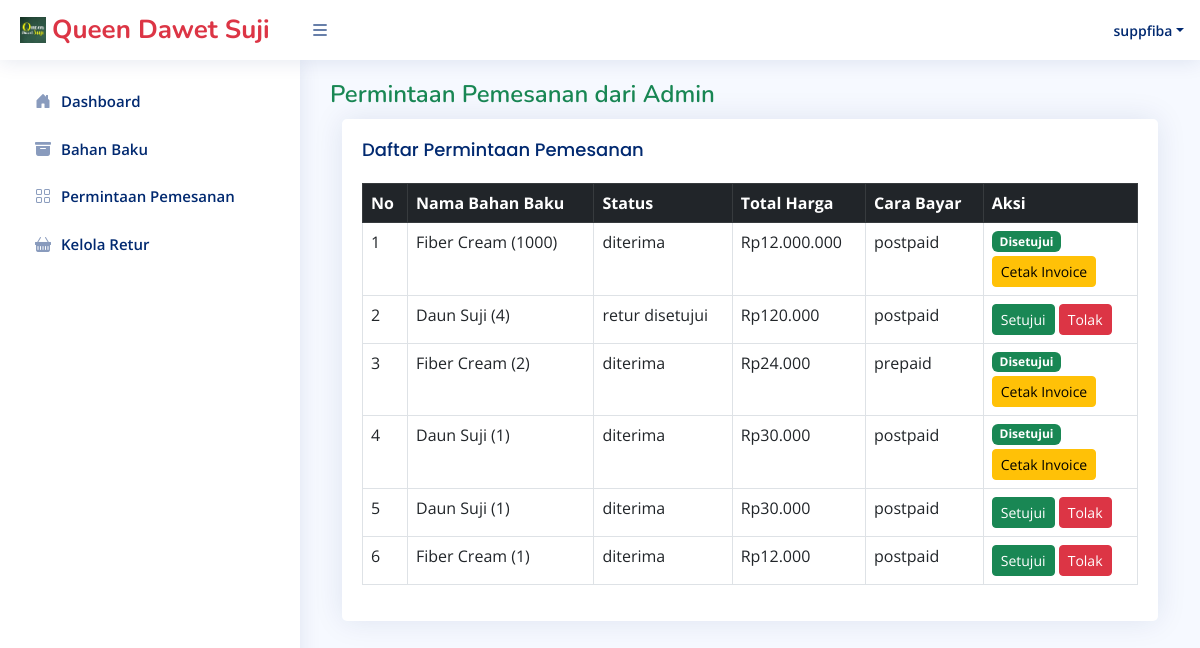
The app's page /Supplier/permintaanPemesanan.php (signed in), older data.
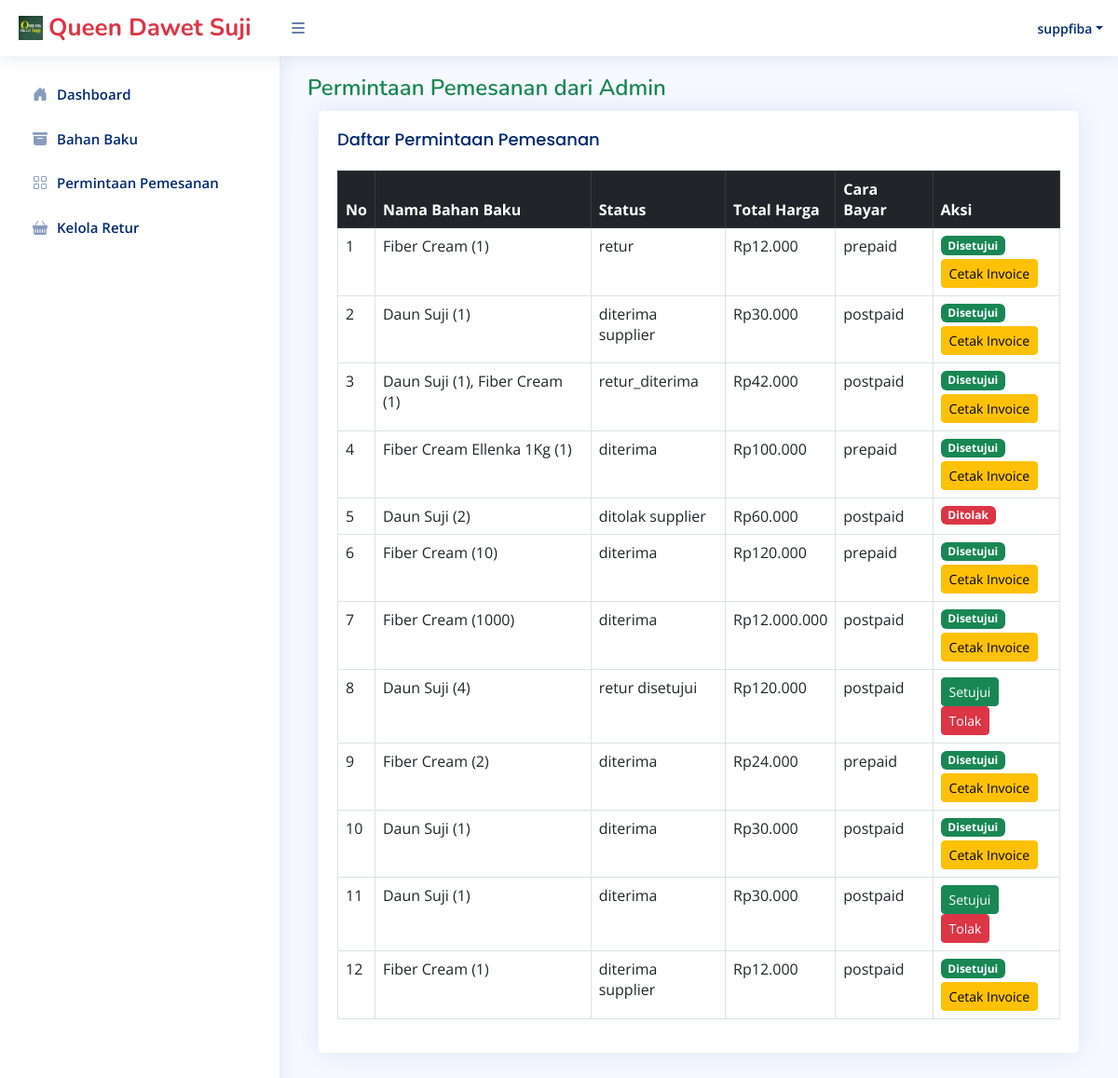
The same page, newer data.
### tables this page shows
CREATE TABLE `transaksi_pembelian` (
  `idTransaksi` varchar(20) NOT NULL,
  `id_supplier` int DEFAULT NULL,
  `tanggal` datetime NOT NULL DEFAULT CURRENT_TIMESTAMP,
  `statusTransaksi` varchar(50) DEFAULT 'menunggu supplier',
  `totalHarga` double DEFAULT NULL,
  `caraBayar` enum('postpaid','prepaid') DEFAULT NULL,
  `bank` varchar(50) DEFAULT NULL,
  `aksi` varchar(20) DEFAULT 'menunggu supplier',
  `statusSupplier` enum('menunggu','menyetujui','menolak') DEFAULT 'menunggu'
);

### Supplier/permintaanPemesanan.php (the view, shortened to what this page needs)
<?php
require 'supplierControl.php';
require 'template/headerSupplier.php';
$idSupplier = $_SESSION['id_supplier'];
$query = "
  SELECT tp.*, s.nama_supplier,
    GROUP_CONCAT(CONCAT(bb.nama_bahan, ' (', dtp.qty, ')') SEPARATOR ', ') AS namaBahanBaku
  FROM transaksi_pembelian tp
  JOIN supplier s ON tp.id_supplier = s.id_supplier
  JOIN detail_transaksi_pembelian dtp ON tp.idTransaksi = dtp.idTransaksi
  JOIN bahan_baku bb ON dtp.id_bahan = bb.id_bahan
  WHERE tp.id_supplier = '$idSupplier'
  GROUP BY tp.idTransaksi
  ORDER BY tp.tanggal DESC
";
$result = mysqli_query($connect, $query);
$transaksi = [];
if ($result) {
    while ($row = mysqli_fetch_assoc($result)) {
        $transaksi[] = $row;
    }
}
?>
<main id="main" class="main">
    <div class="pagetitle">
        <h1 class="text-success">Permintaan Pemesanan dari Admin</h1>
    </div>
    <section class="section dashboard container">
        <div class="card">
            <div class="card-body table-responsive">
                <h5 class="card-title">Daftar Permintaan Pemesanan</h5>
                <table class="table table-bordered table-hover">
                    <thead class="table-dark">
                        <tr>
                            <th>No</th>
                            <th>Nama Bahan Baku</th>
                            <th>Status</th>
                            <th>Total Harga</th>
                            <th>Cara Bayar</th>
                            <th>Aksi</th>
                        </tr>
                    </thead>
                    <tbody>
                        <?php if (!empty($transaksi)) : ?>
                            <?php $no = 1; foreach ($transaksi as $tr) : ?>
                                <tr>
                                    <td><?= $no++; ?></td>
                                    <td><?= htmlspecialchars($tr['namaBahanBaku']); ?></td>
                                    <td><?= htmlspecialchars($tr['statusTransaksi']); ?></td>
                                    <td>Rp<?= number_format($tr['totalHarga'], 0, ',', '.'); ?></td>
                                    <td><?= htmlspecialchars($tr['caraBayar']); ?></td>
                                    <td>
                                        <?php if ($tr['statusSupplier'] === 'menunggu') : ?>
                                            <form method="POST" class="d-inline">
                                                <button type="submit" name="aksi" value="terima" class="btn btn-success btn-sm" onclick="return confirm('Terima pesanan ini?')">Setujui</button>
                                                <button type="submit" name="aksi" value="tolak" class="btn btn-danger btn-sm" onclick="return confirm('Tolak pesanan ini?')">Tolak</button>
                                            </form>
                                        <?php elseif ($tr['statusSupplier'] === 'menyetujui') : ?>
                                            <span class="badge bg-success">Disetujui</span><br>
                                            <a href="invoice.php?id=<?= $tr['idTransaksi']; ?>" target="_blank" class="btn btn-warning btn-sm mt-1">Cetak Invoice</a>
                                        <?php elseif ($tr['statusSupplier'] === 'menolak') : ?>
                                            <span class="badge bg-danger">Ditolak</span>
                                        <?php else : ?>
                                            <?= htmlspecialchars($tr['statusSupplier']); ?>
                                        <?php endif; ?>
                                    </td>
                                </tr>
                            <?php endforeach; ?>
                        <?php else : ?>
                            <tr>
                                <td colspan="6" class="text-center">Tidak ada data pesanan</td>
                            </tr>
                        <?php endif; ?>
                    </tbody>
                </table>
            </div>
        </div>
    </section>
</main>

Row changes from the older to the newer data that the page shows:
added transaksi_pembelian: namaBahanBaku "Fiber Cream (1)", statusTransaksi "retur", totalHarga "12.000", caraBayar "prepaid"
added transaksi_pembelian: namaBahanBaku "Daun Suji (1)", statusTransaksi "diterima supplier", totalHarga "30.000", caraBayar "postpaid"
added transaksi_pembelian: namaBahanBaku "Daun Suji (1), Fiber Cream (1)", statusTransaksi "retur_diterima", totalHarga "42.000", caraBayar "postpaid"
added transaksi_pembelian: namaBahanBaku "Fiber Cream Ellenka 1Kg (1)", statusTransaksi "diterima", totalHarga "100.000", caraBayar "prepaid"
added transaksi_pembelian: namaBahanBaku "Daun Suji (2)", statusTransaksi "ditolak supplier", totalHarga "60.000", caraBayar "postpaid", statusSupplier "Ditolak"
added transaksi_pembelian: namaBahanBaku "Fiber Cream (10)", statusTransaksi "diterima", totalHarga "120.000", caraBayar "prepaid"
changed transaksi_pembelian (number 12 of 12 on the later page): statusTransaksi "diterima" → "diterima supplier"; statusSupplier "Setujui Tolak" → "Disetujui Cetak Invoice"
